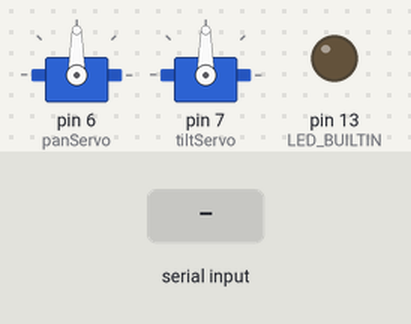
Simulated run of this sketch. Board: Arduino Uno, built with avr-gcc and run on an emulated ATmega328P. Shown: 2 × servo, output pins drawn as LEDs (lit = HIGH). The inputs (shaded band) are chosen by the test bench.

Above: at 1.2 s.
1.3 s: "left" received over Serial
At 1.7 s:
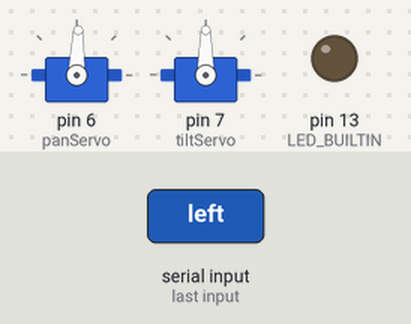
2.8 s: "up" received over Serial
At 4.0 s:
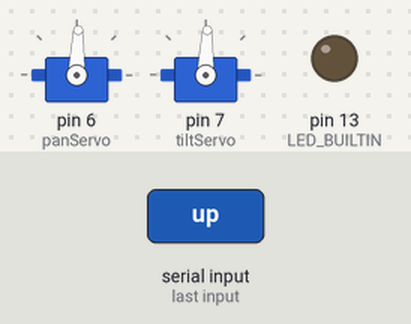
Timing chart, 0 to 5.8 s (numbered marks = the images above; inputs shaded):
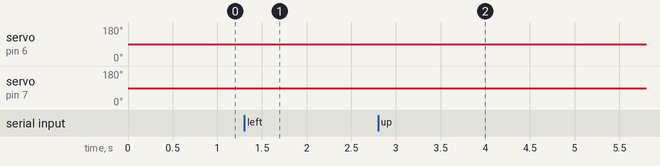

The sketch:

servo_duino.ino
```cpp
#include <Servo.h>

Servo tiltServo; // Up-down servo
Servo panServo; // Left-right servo

int pan, tilt, movementDegree;
bool moveRight, moveLeft, moveUp, moveDown = false;

void setMovement(String data)
{
    if (data.indexOf("left") > -1) {
        moveLeft = true;
    }
    else if (data.indexOf("right") > -1) {
        moveRight = true;
    }

    if (data.indexOf("up") > -1) {
        moveUp = true;
    }
    else if (data.indexOf("down") > -1) {
        moveDown = true;
    }

    if (data.indexOf("high") > -1) {
        movementDegree = 7;
    }
    else if (data.indexOf("med") > -1) {
        movementDegree = 4;
    }
    else {
        movementDegree = 2;
    }
}

void resetMove()
{
    moveLeft = false;
    moveRight = false;
    moveUp = false;
    moveDown = false;
}

void moveServos()
{
    if (moveRight) {
        panServo.write(panServo.read() + movementDegree);
    }
    else if (moveLeft) {
        panServo.write(panServo.read() - movementDegree);
    }

    if (moveUp) {
        tiltServo.write(tiltServo.read() - movementDegree);
    }
    else if (moveDown) {
        tiltServo.write(tiltServo.read() + movementDegree);
    }
}

void setup()
{
    // For debugging
    pinMode(LED_BUILTIN, OUTPUT);
    Serial.begin(115200);
    Serial.setTimeout(50);

    panServo.attach(6); // Attach pan servo to pin 6
    tiltServo.attach(7); // Attach tilt servo to pin 7

    panServo.write(90);
    tiltServo.write(90);
}

void loop()
{
    if (Serial.available() > 0) {
        String data = Serial.readString();
        setMovement(data);
        moveServos();
        resetMove();
    }
}
```

Measured:
- after the input at 1.3 s, servo on pin 6 (panServo): 90° → 88° after 0.05 s
- after the input at 2.8 s, servo on pin 7 (tiltServo): 90° → 88° after 0.05 s
